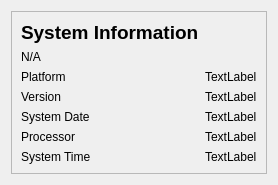
            <widget class="QWidget" name="system_info">
             <layout class="QGridLayout" name="gridLayout_7">
              <item row="0" column="0">
               <widget class="QFrame" name="frame_3">
                <property name="frameShape">
                 <enum>QFrame::StyledPanel</enum>
                </property>
                <property name="frameShadow">
                 <enum>QFrame::Raised</enum>
                </property>
                <layout class="QGridLayout" name="gridLayout_5">
                 <item row="2" column="1">
                  <widget class="QLabel" name="label_42">
                   <property name="text">
                    <string>TextLabel</string>
                   </property>
                  </widget>
                 </item>
                 <item row="1" column="0">
                  <widget class="QLabel" name="label_38">
                   <property name="text">
                    <string>N/A</string>
                   </property>
                  </widget>
                 </item>
                 <item row="8" column="0">
                  <widget class="QLabel" name="label_45">
                   <property name="text">
                    <string>System Time</string>
                   </property>
                  </widget>
                 </item>
                 <item row="2" column="0">
                  <widget class="QLabel" name="label_39">
                   <property name="text">
                    <string>Platform</string>
                   </property>
                  </widget>
                 </item>
                 <item row="7" column="1">
                  <widget class="QLabel" name="label_47">
                   <property name="text">
                    <string>TextLabel</string>
                   </property>
                  </widget>
                 </item>
                 <item row="3" column="0">
                  <widget class="QLabel" name="label_40">
                   <property name="text">
                    <string>Version</string>
                   </property>
                  </widget>
                 </item>
                 <item row="3" column="1">
                  <widget class="QLabel" name="label_43">
                   <property name="text">
                    <string>TextLabel</string>
                   </property>
                  </widget>
                 </item>
                 <item row="4" column="0">
                  <widget class="QLabel" name="label_41">
                   <property name="text">
                    <string>System Date</string>
                   </property>
                  </widget>
                 </item>
                 <item row="7" column="0">
                  <widget class="QLabel" name="label_46">
                   <property name="text">
                    <string>Processor</string>
                   </property>
                  </widget>
                 </item>
                 <item row="4" column="1">
                  <widget class="QLabel" name="label_44">
                   <property name="text">
                    <string>TextLabel</string>
                   </property>
                  </widget>
                 </item>
                 <item row="8" column="1">
                  <widget class="QLabel" name="label_48">
                   <property name="text">
                    <string>TextLabel</string>
                   </property>
                  </widget>
                 </item>
                 <item row="0" column="0">
                  <widget class="QLabel" name="label_37">
                   <property name="font">
                    <font>
                     <pointsize>14</pointsize>
                     <weight>75</weight>
                     <bold>true</bold>
                    </font>
                   </property>
                   <property name="text">
                    <string>System Information</string>
                   </property>
                  </widget>
                 </item>
                </layout>
               </widget>
              </item>
             </layout>
            </widget>
